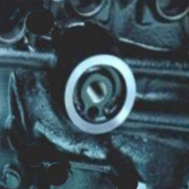
#> input picture entrada_circulo.png, 189 x 189 px
$ python circulos.py
#> lines starting #> are read from the running program, lines starting #| are printed output that depends on the picture; after the words box and inside, x2 and y2 are one past the last pixel; in counts of white or black regions, pixels touching at a corner belong together
# Importamos las librerías necesarias
import cv2
import numpy as np

# Cargamos una imagen de entrada a color
image = cv2.imread('entrada_circulo.png', cv2.IMREAD_COLOR)
#> image is the input picture: shape (189, 189, 3); mean B, G, R 85.9, 77.4, 59.5
# Convertimos la imagen cargada a escala de grises
gray = cv2.cvtColor(image, cv2.COLOR_BGR2GRAY)
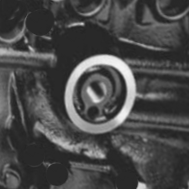
#> gray: shape (189, 189); min 34, max 244, mean 73

# Aplicamos el algoritmo de Canny para la detección de bordes
edges = cv2.Canny(gray, 50, 150, apertureSize=3)
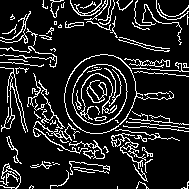
#> edges: shape (189, 189); 13.8% white in thin lines or dots

# Aplicamos la transformación de Hough para detectar círculos
circles = cv2.HoughCircles(edges, cv2.HOUGH_GRADIENT, dp=10, minDist=150,
                           param1=50, param2=30, minRadius=10, maxRadius=100)
#> circles = [[55, 95, 39]]

# Dibujamos los círculos detectados sobre la imagen original y el centro del mismo
if circles is not None:
    circles = np.uint16(np.around(circles))
    for pt in circles[0, :]:
        a, b, r = pt[0], pt[1], pt[2]
        cv2.circle(image, (a, b), r, (0, 255, 0), 2)
        #Imprimimos en consola la ubicación del centro de la circunferencia
        print("Centro ({:}, {:}), radio = {:}".format(a, b, r))
        cv2.circle(image, (a, b), 1, (0, 0, 255), 3)
#> this loop made 1 pass
#| Centro (55, 95), radio = 39
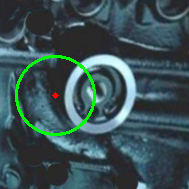
#> image: shape (189, 189, 3); 2.16% of pixels changed, all inside (x1, y1, x2, y2) = (15, 55, 96, 136)

# Mostramos en pantalla la imagen resultante
cv2.imshow('Trans. de Hough - Circulos', image)
# Esperamos un enter para cerrar la ventana de vista previa
cv2.waitKey(0)
cv2.destroyAllWindows()
